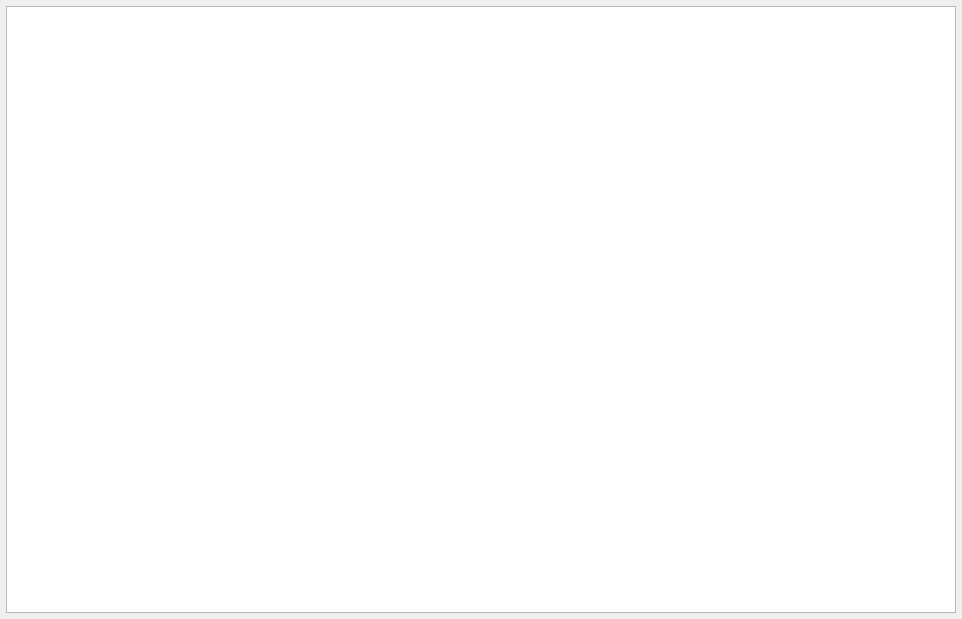
<?xml version="1.0" encoding="UTF-8"?>
<ui version="4.0">
 <class>CommWidget</class>
 <widget class="QWidget" name="CommWidget">
  <property name="geometry">
   <rect>
    <x>0</x>
    <y>0</y>
    <width>962</width>
    <height>619</height>
   </rect>
  </property>
  <property name="windowTitle">
   <string>Form</string>
  </property>
  <layout class="QHBoxLayout" name="horizontalLayout">
   <property name="leftMargin">
    <number>6</number>
   </property>
   <property name="topMargin">
    <number>6</number>
   </property>
   <property name="rightMargin">
    <number>6</number>
   </property>
   <property name="bottomMargin">
    <number>6</number>
   </property>
   <item>
    <widget class="QTableWidget" name="tableWidget"/>
   </item>
  </layout>
 </widget>
 <resources/>
 <connections/>
</ui>
